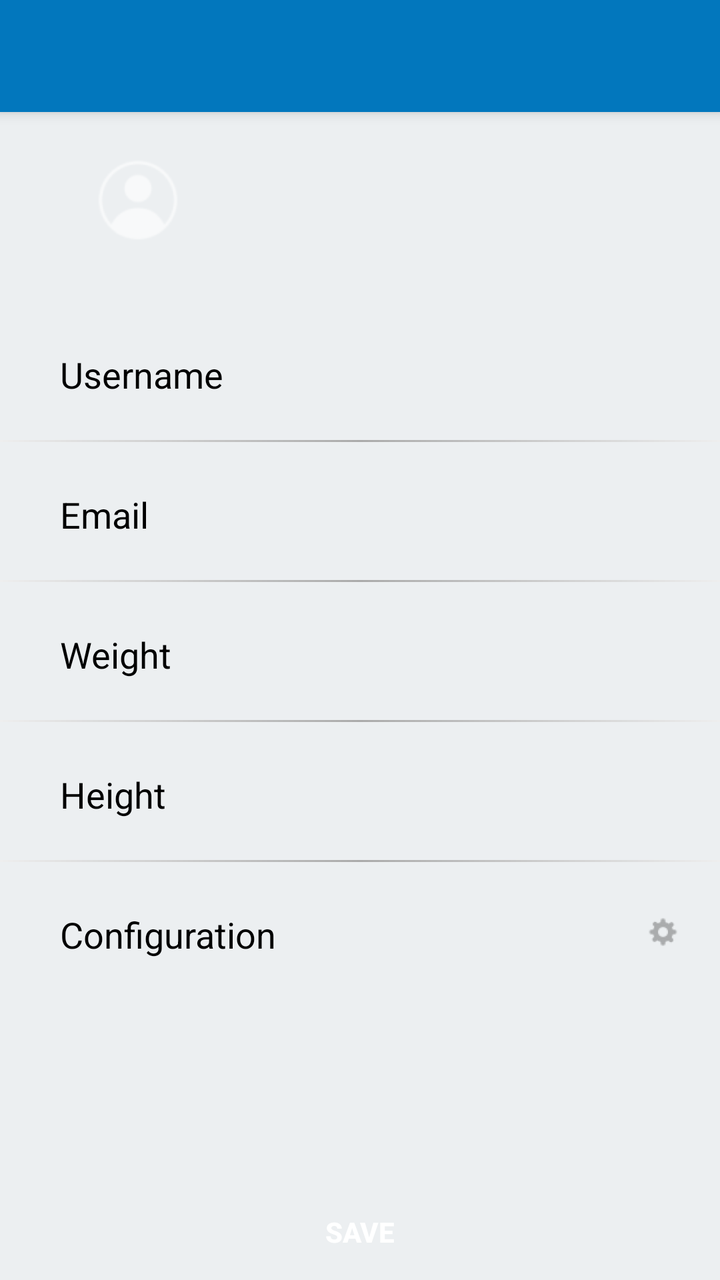
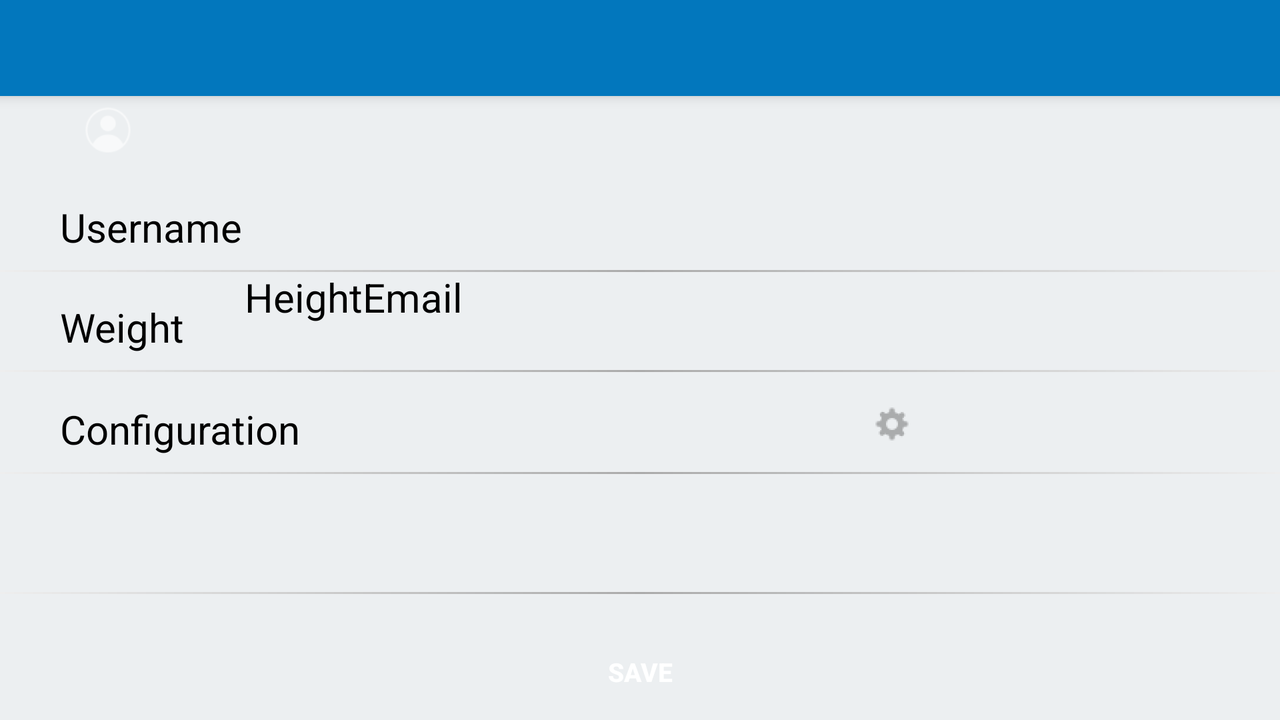

One screen, two layout resources from the same app: the default and the repository's alternative for another configuration. Each is rendered where Android would select it; the XML of both is given below.
<!-- AndroidManifest.xml: application theme AppTheme -->
<!-- res/layout/activity_profile_user.xml -->
<RelativeLayout xmlns:android="http://schemas.android.com/apk/res/android"
    xmlns:app="http://schemas.android.com/apk/res-auto"
    xmlns:tools="http://schemas.android.com/tools"
    android:layout_width="match_parent"
    android:layout_height="match_parent"
    android:background="@color/windowBackground"
    tools:context="com.cyclingmap.orion.cyclingmap.activities.ProfileUserActivity">

    <FrameLayout
        android:layout_width="match_parent"
        android:layout_height="@dimen/status_bar_kitkat_height"
        android:background="?colorPrimary" />

    <android.support.v7.widget.Toolbar
        android:id="@+id/toolbar"
        android:layout_width="match_parent"
        android:layout_height="?actionBarSize"
        android:layout_marginTop="@dimen/status_bar_margin_top"
        android:background="?attr/colorPrimary"
        android:elevation="4dp"
        app:popupTheme="@style/ThemeOverlay.AppCompat.Light"
        app:theme="@style/ToolbarTheme" />

    <RelativeLayout
        android:id="@+id/nav_header_container"
        android:layout_width="fill_parent"
        android:layout_height="90dp"
        android:layout_alignParentTop="true"
        android:layout_column="0"
        android:layout_marginTop="55dp"
        android:layout_row="0"
        android:background="@color/greenLight">

        <ImageView
            android:id="@+id/imageView"
            android:layout_width="70dp"
            android:layout_height="70dp"
            android:layout_alignParentLeft="true"
            android:layout_alignParentStart="true"
            android:layout_centerVertical="true"
            android:layout_marginLeft="34dp"
            android:layout_marginStart="34dp"
            android:scaleType="fitStart"
            android:src="@drawable/ic_profile" />

    </RelativeLayout>

    <LinearLayout
        android:id="@+id/linearLayout1"
        android:layout_width="match_parent"
        android:layout_height="60dp"
        android:layout_alignParentLeft="true"
        android:layout_alignParentStart="true"
        android:layout_below="@+id/nav_header_container"
        android:layout_marginTop="15dp"
        android:orientation="horizontal">

        <TextView
            android:id="@+id/txtName"
            android:layout_width="wrap_content"
            android:layout_height="wrap_content"
            android:layout_marginLeft="30dp"
            android:layout_marginTop="15dp"
            android:text="@string/name_user"
            android:textAppearance="?android:attr/textAppearanceMedium"
            android:textColor="#000000" />

        <TextView
            android:layout_width="wrap_content"
            android:layout_height="wrap_content"
            android:textAppearance="?android:attr/textAppearanceSmall"
            android:id="@+id/txtUsernameProfile"
            android:layout_marginLeft="15dp"
            android:layout_marginTop="15dp" />

    </LinearLayout>
    <View
        android:layout_width="wrap_content"
        android:background="@drawable/gradient"
        android:layout_height="1dp"
        android:layout_below="@+id/linearLayout1"
        android:layout_alignParentLeft="true"
        android:layout_alignParentStart="true"></View>
    <LinearLayout
        android:id="@+id/linearLayout3"
        android:layout_width="match_parent"
        android:layout_height="60dp"
        android:layout_alignParentLeft="true"
        android:layout_alignParentStart="true"
        android:layout_below="@+id/linearLayout2"
        android:orientation="horizontal"
        android:showDividers="beginning"
        android:layout_marginTop="10dp">

        <TextView
            android:id="@+id/txt_label_weight"
            android:layout_width="wrap_content"
            android:layout_height="wrap_content"
            android:layout_marginLeft="30dp"
            android:layout_marginTop="15dp"
            android:text="@string/weight_user"
            android:textAppearance="?android:attr/textAppearanceMedium"
            android:textColor="#000000" />

        <TextView
            android:layout_width="wrap_content"
            android:layout_height="wrap_content"
            android:textAppearance="?android:attr/textAppearanceSmall"
            android:id="@+id/txtWeight"
            android:layout_marginLeft="15dp"
            android:layout_marginTop="15dp" />

    </LinearLayout>
    <View
        android:layout_width="wrap_content"
        android:background="@drawable/gradient"
        android:layout_height="1dp"
        android:layout_below="@+id/linearLayout2"
        android:layout_alignParentLeft="true"
        android:layout_alignParentStart="true"></View>
    <LinearLayout
        android:id="@+id/linearLayout2"
        android:layout_width="match_parent"
        android:layout_height="60dp"
        android:layout_alignParentLeft="true"
        android:layout_alignParentStart="true"
        android:layout_below="@+id/linearLayout1"
        android:orientation="horizontal"
        android:showDividers="beginning"
        android:layout_marginTop="10dp">

        <TextView
            android:id="@+id/txtQFriends"
            android:layout_width="wrap_content"
            android:layout_height="wrap_content"
            android:layout_marginLeft="30dp"
            android:layout_marginTop="15dp"
            android:text="@string/email_user"
            android:textAppearance="?android:attr/textAppearanceMedium"
            android:textColor="#000000" />

        <TextView
            android:layout_width="wrap_content"
            android:layout_height="wrap_content"
            android:textAppearance="?android:attr/textAppearanceSmall"
            android:id="@+id/txtEmailProfile"
            android:layout_marginLeft="15dp"
            android:layout_marginTop="15dp" />

    </LinearLayout>
    <View
        android:layout_width="wrap_content"
        android:background="@drawable/gradient"
        android:layout_height="1dp"
        android:layout_below="@+id/linearLayout3"
        android:layout_alignParentLeft="true"
        android:layout_alignParentStart="true"></View>

    <LinearLayout
        android:id="@+id/linearLayout5"
        android:layout_width="match_parent"
        android:layout_height="60dp"
        android:layout_alignParentLeft="true"
        android:layout_alignParentStart="true"
        android:layout_below="@+id/linearLayout3"
        android:orientation="horizontal"
        android:showDividers="beginning"
        android:layout_marginTop="10dp">

        <TextView
            android:id="@+id/txt_label_height"
            android:layout_width="wrap_content"
            android:layout_height="wrap_content"
            android:layout_marginLeft="30dp"
            android:layout_marginTop="15dp"
            android:text="@string/height_user"
            android:textAppearance="?android:attr/textAppearanceMedium"
            android:textColor="#000000" />

        <TextView
            android:layout_width="wrap_content"
            android:layout_height="wrap_content"
            android:textAppearance="?android:attr/textAppearanceSmall"
            android:id="@+id/txtHeight"
            android:layout_marginLeft="15dp"
            android:layout_marginTop="15dp" />


    </LinearLayout>
    <View
        android:layout_width="wrap_content"
        android:background="@drawable/gradient"
        android:layout_height="1dp"
        android:layout_below="@+id/linearLayout5"
        android:layout_alignParentLeft="true"
        android:layout_alignParentStart="true"></View>

    <LinearLayout
        android:id="@+id/LinearLayout6"
        android:layout_width="match_parent"
        android:layout_height="60dp"
        android:layout_below="@+id/linearLayout5"
        android:orientation="horizontal"
        android:showDividers="beginning"
        android:layout_marginTop="10dp"
        android:layout_alignParentLeft="true"
        android:layout_alignParentStart="true">

        <TextView
            android:id="@+id/txtConfig"
            android:layout_width="wrap_content"
            android:layout_height="wrap_content"
            android:layout_marginLeft="30dp"
            android:layout_marginTop="15dp"
            android:text="@string/configuration"
            android:textAppearance="?android:attr/textAppearanceMedium"
            android:textColor="#000000" />

        <ImageView
            android:layout_width="wrap_content"
            android:layout_height="wrap_content"
            android:layout_marginLeft="180dp"
            android:layout_marginRight="15dp"
            android:layout_marginTop="10dp"
            android:onClick="profileConfig"
            android:src="@drawable/ic_config" />

    </LinearLayout>

    <Button
        android:id="@+id/button"
        android:layout_width="match_parent"
        android:layout_height="wrap_content"
        android:layout_alignParentBottom="true"
        android:layout_alignParentLeft="true"
        android:layout_alignParentStart="true"
        android:background="@color/greenLight"
        android:text="@string/user_features_btnsave"
        android:onClick="saveInfo"
        android:textColor="#ffffff"
        android:textStyle="bold" />

</RelativeLayout>
<!-- resources referenced by this layout -->
<resources>
  <color name="windowBackground">#ECEFF1</color>
  <dimen name="status_bar_kitkat_height">0dp</dimen>
  <dimen name="status_bar_margin_top">0dp</dimen>
  <!-- drawable gradient (drawable) -->
  <?xml version="1.0" encoding="utf-8"?>
  <shape xmlns:android="http://schemas.android.com/apk/res/android"
      android:shape="rectangle">
      <gradient
          android:angle="0"
          android:startColor="#EEEEEE"
          android:endColor="#EEEEEE"
          android:centerColor="@android:color/darker_gray"
          />
  </shape>
  <!-- drawable ic_config: png bitmap (drawable-hdpi, 668 bytes) -->
  <!-- drawable ic_profile: png bitmap (drawable-hdpi, 699 bytes) -->
  <string name="configuration">Configuration</string>
  <string name="email_user">Email</string>
  <string name="height_user">Height</string>
  <string name="name_user">Username</string>
  <string name="user_features_btnsave">Save</string>
  <string name="weight_user">Weight</string>
  <style name="AppTheme" parent="Theme.AppCompat.Light.DarkActionBar">
          
          <item name="android:windowActionBar">false</item>
          <item name="android:windowNoTitle">true</item>
          <item name="colorPrimary">@color/colorPrimary</item>
          <item name="colorPrimaryDark">@color/colorPrimaryDark</item>
          <item name="colorAccent">@color/colorAccent</item>
      </style>
  <color name="colorPrimary">#0277BD</color>
  <color name="colorPrimaryDark">#01579B</color>
  <color name="colorAccent">#0277BD</color>
</resources>
<!-- res/layout-land/activity_profile_user.xml (the repository's variant of the layout above) -->
<!-- drawn on the phone turned sideways -->
<RelativeLayout xmlns:android="http://schemas.android.com/apk/res/android"
    xmlns:app="http://schemas.android.com/apk/res-auto"
    xmlns:tools="http://schemas.android.com/tools"
    android:layout_width="match_parent"
    android:layout_height="match_parent"
    android:background="@color/windowBackground"
    tools:context="com.cyclingmap.orion.cyclingmap.activities.ProfileUserActivity">

    <FrameLayout
        android:layout_width="match_parent"
        android:layout_height="@dimen/status_bar_kitkat_height"
        android:background="?colorPrimary" />

    <android.support.v7.widget.Toolbar
        android:id="@+id/toolbar"
        android:layout_width="match_parent"
        android:layout_height="?actionBarSize"
        android:layout_marginTop="@dimen/status_bar_margin_top"
        android:background="?attr/colorPrimary"
        android:elevation="4dp"
        app:popupTheme="@style/ThemeOverlay.AppCompat.Light"
        app:theme="@style/ToolbarTheme" />

    <RelativeLayout
        android:id="@+id/nav_header_container"
        android:layout_width="fill_parent"
        android:layout_height="@dimen/container_height"
        android:layout_alignParentTop="true"
        android:layout_column="0"
        android:layout_marginTop="@dimen/container_top"
        android:layout_row="0"
        android:background="@color/greenLight">

        <ImageView
            android:id="@+id/imageView"
            android:layout_width="@dimen/image_user"
            android:layout_height="@dimen/image_user"
            android:layout_alignParentLeft="true"
            android:layout_alignParentStart="true"
            android:layout_centerVertical="true"
            android:layout_marginLeft="34dp"
            android:layout_marginStart="34dp"
            android:scaleType="fitStart"
            android:src="@drawable/ic_profile" />

    </RelativeLayout>

    
    <LinearLayout
        android:id="@+id/linearLayout1"
        android:layout_width="wrap_content"
        android:layout_height="@dimen/layout_height_pr"
        android:layout_alignParentLeft="true"
        android:layout_alignParentStart="true"
        android:layout_below="@+id/nav_header_container"
        android:orientation="horizontal">

        <TextView
            android:id="@+id/txtName"
            android:layout_width="wrap_content"
            android:layout_height="wrap_content"
            android:layout_marginLeft="@dimen/textpr_margin_left"
            android:layout_marginTop="@dimen/textpr_margin_top"
            android:text="@string/name_user"
            android:textAppearance="?android:attr/textAppearanceMedium"
            android:textColor="#000000"
            android:textSize="@dimen/text_size_pr" />

        <TextView
            android:layout_width="wrap_content"
            android:layout_height="wrap_content"
            android:textAppearance="?android:attr/textAppearanceSmall"
            android:id="@+id/txtUsernameProfile"
            android:layout_marginLeft="@dimen/textpr_margin_left"
            android:layout_marginTop="@dimen/textpr_margin_top"
            android:textSize="@dimen/text_size_pr" />

        <TextView
            android:layout_width="wrap_content"
            android:layout_height="wrap_content"
            android:textAppearance="?android:attr/textAppearanceSmall"
            android:id="@+id/txtEmailProfile"
            android:layout_marginLeft="@dimen/textpr_margin_left"
            android:layout_marginTop="@dimen/textpr_margin_top"
            android:textSize="@dimen/text_size_pr" />

    </LinearLayout>
    <View
        android:layout_width="wrap_content"
        android:background="@drawable/gradient"
        android:layout_height="1dp"
        android:layout_below="@+id/linearLayout1"
        android:layout_alignParentLeft="true"
        android:layout_alignParentStart="true"></View>
    <LinearLayout
        android:id="@+id/linearLayout3"
        android:layout_width="match_parent"
        android:layout_height="@dimen/layout_height_pr"
        android:orientation="horizontal"
        android:showDividers="beginning"
        android:layout_below="@+id/view2"
        android:layout_alignParentLeft="true"
        android:layout_alignParentStart="true">
        <TextView
            android:id="@+id/txtConfig"
            android:layout_width="wrap_content"
            android:layout_height="wrap_content"
            android:layout_marginLeft="@dimen/textpr_margin_left"
            android:layout_marginTop="@dimen/textpr_margin_top"
            android:text="@string/configuration"
            android:textAppearance="?android:attr/textAppearanceMedium"
            android:textColor="#000000"
            android:textSize="@dimen/text_size_pr" />

        <ImageView
            android:layout_width="wrap_content"
            android:layout_height="wrap_content"
            android:layout_marginLeft="@dimen/image_margin"
            android:layout_marginTop="@dimen/image_top"
            android:onClick="profileConfig"
            android:src="@drawable/ic_config" />
    </LinearLayout>
    <View
        android:layout_width="wrap_content"
        android:background="@drawable/gradient"
        android:layout_height="1dp"
        android:layout_below="@+id/linearLayout2"
        android:layout_alignParentLeft="true"
        android:layout_alignParentStart="true"
        android:id="@+id/view2"></View>
    <LinearLayout
        android:id="@+id/linearLayout2"
        android:layout_width="match_parent"
        android:layout_height="@dimen/layout_height_pr"
        android:layout_alignParentLeft="true"
        android:layout_alignParentStart="true"
        android:layout_below="@+id/linearLayout1"
        android:orientation="horizontal"
        android:showDividers="beginning">


        <TextView
            android:id="@+id/txt_label_weight"
            android:layout_width="wrap_content"
            android:layout_height="wrap_content"
            android:layout_marginLeft="@dimen/textpr_margin_left"
            android:layout_marginTop="@dimen/textpr_margin_top"
            android:text="@string/weight_user"
            android:textAppearance="?android:attr/textAppearanceMedium"
            android:textColor="#000000"
            android:textSize="@dimen/text_size_pr" />

        <TextView
            android:layout_width="wrap_content"
            android:layout_height="wrap_content"
            android:textAppearance="?android:attr/textAppearanceSmall"
            android:id="@+id/txtWeight"
            android:layout_marginLeft="@dimen/textpr_margin_left"
            android:layout_marginTop="@dimen/textpr_margin_top"
            android:textSize="@dimen/text_size_pr" />
        <TextView
            android:id="@+id/txt_label_height"
            android:layout_width="wrap_content"
            android:layout_height="wrap_content"
            android:text="@string/height_user"
            android:textAppearance="?android:attr/textAppearanceMedium"
            android:textColor="#000000"
            android:textSize="@dimen/text_size_pr" />

        <TextView
            android:id="@+id/txtQFriends"
            android:layout_width="wrap_content"
            android:layout_height="wrap_content"
            android:text="@string/email_user"
            android:textAppearance="?android:attr/textAppearanceMedium"
            android:textColor="#000000"
            android:textSize="@dimen/text_size_pr"
            android:layout_alignBottom="@+id/linearLayout1"
            android:layout_alignParentRight="true"
            android:layout_alignParentEnd="true" />

        <TextView
            android:layout_width="wrap_content"
            android:layout_height="wrap_content"
            android:textAppearance="?android:attr/textAppearanceSmall"
            android:id="@+id/txtHeight"
            android:layout_marginLeft="@dimen/textpr_margin_left"
            android:layout_marginTop="@dimen/textpr_margin_top"
            android:textSize="@dimen/text_size_pr" />



    </LinearLayout>
    <View
        android:layout_width="wrap_content"
        android:background="@drawable/gradient"
        android:layout_height="1dp"
        android:layout_below="@+id/linearLayout3"
        android:layout_alignParentLeft="true"
        android:layout_alignParentStart="true"></View>

    <LinearLayout
        android:id="@+id/linearLayout5"
        android:layout_width="match_parent"
        android:layout_height="@dimen/layout_height_pr"
        android:layout_alignParentLeft="true"
        android:layout_alignParentStart="true"
        android:layout_below="@+id/linearLayout3"
        android:orientation="horizontal"
        android:showDividers="beginning"
        android:layout_marginTop="10dp">




    </LinearLayout>
    <View
        android:layout_width="wrap_content"
        android:background="@drawable/gradient"
        android:layout_height="1dp"
        android:layout_below="@+id/linearLayout5"
        android:layout_alignParentLeft="true"
        android:layout_alignParentStart="true"></View>

    <LinearLayout
        android:id="@+id/LinearLayout6"
        android:layout_width="match_parent"
        android:layout_height="@dimen/layout_height_pr"
        android:layout_below="@+id/linearLayout5"
        android:orientation="horizontal"
        android:showDividers="beginning"
        android:layout_marginTop="10dp"
        android:layout_alignParentLeft="true"
        android:layout_alignParentStart="true">



    </LinearLayout>

    <Button
        android:id="@+id/button"
        android:layout_width="match_parent"
        android:layout_height="wrap_content"
        android:layout_alignParentBottom="true"
        android:layout_alignParentLeft="true"
        android:layout_alignParentStart="true"
        android:background="@color/greenDark"
        android:text="@string/user_features_btnsave"
        android:onClick="saveInfo"
        android:textColor="#ffffff"
        android:textStyle="bold"
        android:textSize="@dimen/text_size_button"
        android:layout_marginLeft="@dimen/button_padding"
        android:layout_marginRight="@dimen/button_padding" />

</RelativeLayout>
<!-- resources referenced by the variant -->
<!-- as the phone turned sideways resolves them -->
<resources>
  <color name="windowBackground">#ECEFF1</color>
  <!-- from res/values-normal-land/ -->
  <dimen name="button_padding">8dp</dimen>
  <!-- from res/values-normal-land/ -->
  <dimen name="container_height">40dp</dimen>
  <!-- from res/values-normal-land/ -->
  <dimen name="container_top">45dp</dimen>
  <!-- from res/values-normal-land/ -->
  <dimen name="image_margin">280dp</dimen>
  <!-- from res/values-normal-land/ -->
  <dimen name="image_top">10dp</dimen>
  <!-- from res/values-normal-land/ -->
  <dimen name="image_user">60dp</dimen>
  <!-- from res/values-normal-land/ -->
  <dimen name="layout_height_pr">50dp</dimen>
  <dimen name="status_bar_kitkat_height">0dp</dimen>
  <dimen name="status_bar_margin_top">0dp</dimen>
  <!-- from res/values-normal-land/ -->
  <dimen name="text_size_button">13dp</dimen>
  <!-- from res/values-normal-land/ -->
  <dimen name="text_size_pr">20dp</dimen>
  <!-- from res/values-normal-land/ -->
  <dimen name="textpr_margin_left">30dp</dimen>
  <!-- from res/values-normal-land/ -->
  <dimen name="textpr_margin_top">15dp</dimen>
  <!-- drawable gradient (drawable) -->
  <?xml version="1.0" encoding="utf-8"?>
  <shape xmlns:android="http://schemas.android.com/apk/res/android"
      android:shape="rectangle">
      <gradient
          android:angle="0"
          android:startColor="#EEEEEE"
          android:endColor="#EEEEEE"
          android:centerColor="@android:color/darker_gray"
          />
  </shape>
  <!-- drawable ic_config: png bitmap (drawable-hdpi, 668 bytes) -->
  <!-- drawable ic_profile: png bitmap (drawable-hdpi, 699 bytes) -->
  <string name="configuration">Configuration</string>
  <string name="email_user">Email</string>
  <string name="height_user">Height</string>
  <string name="name_user">Username</string>
  <string name="user_features_btnsave">Save</string>
  <string name="weight_user">Weight</string>
  <style name="AppTheme" parent="Theme.AppCompat.Light.DarkActionBar">
          
          <item name="android:windowActionBar">false</item>
          <item name="android:windowNoTitle">true</item>
          <item name="colorPrimary">@color/colorPrimary</item>
          <item name="colorPrimaryDark">@color/colorPrimaryDark</item>
          <item name="colorAccent">@color/colorAccent</item>
      </style>
  <color name="colorPrimary">#0277BD</color>
  <color name="colorPrimaryDark">#01579B</color>
  <color name="colorAccent">#0277BD</color>
</resources>
